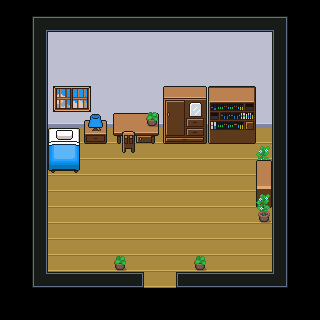

This game map was drawn from its Tiled (.tmx) file and the tilesets committed beside it. A one-line description and the full map source follow:
An orthogonal 20x20 tile map with 16x16 px tiles, 4 tile layers (Tile Layer 1, Tile Layer 2, Tile Layer 3, Tile Layer 4), 3 tilesets and 10 objects.

<map version="1.5" tiledversion="1.7.2" orientation="orthogonal" renderorder="right-down" width="20" height="20" tilewidth="16" tileheight="16" infinite="0" nextlayerid="9" nextobjectid="11">
 <tileset firstgid="1" source="aset kamar.tsx" />
 <tileset firstgid="100" source="Overworld.tsx" />
 <tileset firstgid="1540" source="aset basecamp.tsx" />
 <layer id="1" name="Tile Layer 1" width="20" height="20">
  <data encoding="csv">
0,0,0,0,0,0,0,0,0,0,0,0,0,0,0,0,0,0,0,0,
0,0,76,98,98,98,98,98,98,98,98,98,98,98,98,98,98,77,0,0,
0,0,55,1,1,1,1,1,1,1,1,1,1,1,1,1,1,55,0,0,
0,0,55,1,1,1,1,1,1,1,1,1,1,1,1,1,1,55,0,0,
0,0,55,1,1,1,1,1,1,1,1,1,1,1,1,1,1,55,0,0,
0,0,55,1,1,1,1,1,1,1,1,1,1,1,1,1,1,55,0,0,
0,0,55,1,1,1,1,1,1,1,1,1,1,1,1,1,1,55,0,0,
0,0,55,12,12,12,12,12,12,12,12,12,12,12,12,12,12,55,0,0,
0,0,55,2,2,2,2,2,2,2,2,2,2,2,2,2,2,55,0,0,
0,0,55,2,2,2,2,2,2,2,2,2,2,2,2,2,2,55,0,0,
0,0,55,2,2,2,2,2,2,2,2,2,2,2,2,2,2,55,0,0,
0,0,55,2,2,2,2,2,2,2,2,2,2,2,2,2,2,55,0,0,
0,0,55,2,2,2,2,2,2,2,2,2,2,2,2,2,2,55,0,0,
0,0,55,2,2,2,2,2,2,2,2,2,2,2,2,2,2,55,0,0,
0,0,55,2,2,2,2,2,2,2,2,2,2,2,2,2,2,55,0,0,
0,0,55,2,2,2,2,2,2,2,2,2,2,2,2,2,2,55,0,0,
0,0,55,2,2,2,2,2,2,2,2,2,2,2,2,2,2,55,0,0,
0,0,87,98,98,98,98,98,99,2,2,97,98,98,98,98,98,88,0,0,
0,0,0,0,0,0,0,0,0,0,0,0,0,0,0,0,0,0,0,0,
0,0,0,0,0,0,0,0,0,0,0,0,0,0,0,0,0,0,0,0
</data>
 </layer>
 <layer id="2" name="Tile Layer 2" width="20" height="20">
  <data encoding="csv">
0,0,0,0,0,0,0,0,0,0,0,0,0,0,0,0,0,0,0,0,
0,0,0,0,0,0,0,0,0,0,0,0,0,0,0,0,0,0,0,0,
0,0,0,0,0,0,0,0,0,0,0,0,0,0,0,0,0,0,0,0,
0,0,0,0,0,0,0,0,0,0,0,0,0,0,0,0,0,0,0,0,
0,0,0,0,0,0,0,0,0,0,0,0,0,0,0,0,0,0,0,0,
0,0,0,0,0,0,0,0,0,0,0,0,0,0,0,0,0,0,0,0,
0,0,0,0,0,0,0,0,0,0,0,0,0,0,0,0,0,0,0,0,
0,0,0,13,13,79,80,26,27,28,0,0,0,0,0,0,0,0,0,0,
0,0,0,60,61,90,91,37,38,39,0,0,0,0,0,0,0,0,0,0,
0,0,0,71,72,0,0,0,0,0,0,0,0,0,0,0,172,0,0,0,
0,0,0,82,83,0,0,0,0,0,0,0,0,0,0,0,212,0,0,0,
0,0,0,0,0,0,0,0,0,0,0,0,0,0,0,0,0,0,0,0,
0,0,0,0,0,0,0,0,0,0,0,0,0,0,0,0,0,0,0,0,
0,0,0,0,0,0,0,0,0,0,0,0,0,0,0,0,0,0,0,0,
0,0,0,0,0,0,0,0,0,0,0,0,0,0,0,0,0,0,0,0,
0,0,0,0,0,0,0,0,0,0,0,0,0,0,0,0,0,0,0,0,
0,0,0,0,0,0,0,0,0,0,0,0,0,0,0,0,0,0,0,0,
0,0,0,0,0,0,0,0,0,0,0,0,0,0,0,0,0,0,0,0,
0,0,0,0,0,0,0,0,0,0,0,0,0,0,0,0,0,0,0,0,
0,0,0,0,0,0,0,0,0,0,0,0,0,0,0,0,0,0,0,0
</data>
 </layer>
 <layer id="7" name="Tile Layer 3" width="20" height="20">
  <data encoding="csv">
0,0,0,0,0,0,0,0,0,0,0,0,0,0,0,0,0,0,0,0,
0,0,0,0,0,0,0,0,0,0,0,0,0,0,0,0,0,0,0,0,
0,0,0,0,0,0,0,0,0,0,0,0,0,0,0,0,0,0,0,0,
0,0,0,0,0,0,0,0,0,0,0,0,0,0,0,0,0,0,0,0,
0,0,0,0,0,0,0,0,0,0,0,0,0,0,0,0,0,0,0,0,
0,0,0,57,58,59,0,0,0,0,51,52,53,7,8,9,0,0,0,0,
0,0,0,68,69,70,0,0,0,0,62,63,64,18,19,20,0,0,0,0,
0,0,0,0,0,0,0,0,0,0,73,74,75,29,30,31,0,0,0,0,
0,0,0,0,0,0,0,3,4,0,84,85,86,40,41,42,0,0,0,0,
0,0,0,0,0,0,0,14,15,0,0,0,0,0,0,0,0,0,0,0,
0,0,0,0,0,0,0,0,0,0,0,0,0,0,0,0,56,0,0,0,
0,0,0,0,0,0,0,0,0,0,0,0,0,0,0,0,67,0,0,0,
0,0,0,0,0,0,0,0,0,0,0,0,0,0,0,0,78,0,0,0,
0,0,0,0,0,0,0,0,0,0,0,0,0,0,0,0,0,0,0,0,
0,0,0,0,0,0,0,0,0,0,0,0,0,0,0,0,0,0,0,0,
0,0,0,0,0,0,0,0,0,0,0,0,0,0,0,0,0,0,0,0,
0,0,0,0,0,0,0,0,0,0,0,0,0,0,0,0,0,0,0,0,
0,0,0,0,0,0,0,0,0,0,0,0,0,0,0,0,0,0,0,0,
0,0,0,0,0,0,0,0,0,0,0,0,0,0,0,0,0,0,0,0,
0,0,0,0,0,0,0,0,0,0,0,0,0,0,0,0,0,0,0,0
</data>
 </layer>
 <layer id="8" name="Tile Layer 4" width="20" height="20">
  <data encoding="csv">
0,0,0,0,0,0,0,0,0,0,0,0,0,0,0,0,0,0,0,0,
0,0,0,0,0,0,0,0,0,0,0,0,0,0,0,0,0,0,0,0,
0,0,0,0,0,0,0,0,0,0,0,0,0,0,0,0,0,0,0,0,
0,0,0,0,0,0,0,0,0,0,0,0,0,0,0,0,0,0,0,0,
0,0,0,0,0,0,0,0,0,0,0,0,0,0,0,0,0,0,0,0,
0,0,0,0,0,0,0,0,0,0,0,0,0,0,0,0,0,0,0,0,
0,0,0,0,0,0,0,0,0,0,0,0,0,0,0,0,0,0,0,0,
0,0,0,0,0,0,0,0,0,175,0,0,0,0,0,0,0,0,0,0,
0,0,0,0,0,0,0,0,0,0,0,0,0,0,0,0,0,0,0,0,
0,0,0,0,0,0,0,0,0,0,0,0,0,0,0,0,0,0,0,0,
0,0,0,0,0,0,0,0,0,0,0,0,0,0,0,0,0,0,0,0,
0,0,0,0,0,0,0,0,0,0,0,0,0,0,0,0,0,0,0,0,
0,0,0,0,0,0,0,0,0,0,0,0,0,0,0,0,172,0,0,0,
0,0,0,0,0,0,0,0,0,0,0,0,0,0,0,0,212,0,0,0,
0,0,0,0,0,0,0,0,0,0,0,0,0,0,0,0,0,0,0,0,
0,0,0,0,0,0,0,0,0,0,0,0,0,0,0,0,0,0,0,0,
0,0,0,0,0,0,0,175,0,0,0,0,175,0,0,0,0,0,0,0,
0,0,0,0,0,0,0,0,0,0,0,0,0,0,0,0,0,0,0,0,
0,0,0,0,0,0,0,0,0,0,0,0,0,0,0,0,0,0,0,0,
0,0,0,0,0,0,0,0,0,0,0,0,0,0,0,0,0,0,0,0
</data>
 </layer>
 <objectgroup id="6" name="Object Layer 1">
  <object id="1" x="160" y="85.625">
   <polygon points="0,0 47.75,-0.125 48,58.375 0,58.375" />
  </object>
  <object id="2" x="209.875" y="86">
   <polygon points="0,0 -0.125,57.375 44.25,57.75 44.375,0" />
  </object>
  <object id="3" x="113.75" y="112.625">
   <polygon points="0,0 34.125,0.125 35.375,-1.125 42.375,-1 45,0.75 45.5,21.75 44.375,23.25 41,23.125 41,30.875 38.25,31.5 36.5,30 21.25,30 21.625,39.125 20,40.375 17.875,40.125 16.875,38.625 16.875,36.125 12.375,36.125 12.375,39.125 11.125,40.125 8.875,40.125 7.625,38.875 7.5,30.625 5.75,31.25 3.75,31 2.875,30.25 2.625,23 -1.125,22.875 -1.75,1" />
  </object>
  <object id="4" x="106.875" y="121.125">
   <polygon points="0,0 0.25,22 -1.25,22.875 -22.5,22.5 -23.375,21.375 -23.125,-0.5 -22.25,-1.375 -0.875,-1.25" />
  </object>
  <object id="5" x="79.875" y="128.75">
   <polygon points="-0.25,-0.5 0.125,40.75 -2.5,43.75 -5.625,43.75 -6.875,41.875 -25,41.875 -26.125,43.875 -27.75,44.125 -29.375,41.75 -31.875,41.375 -31.875,-0.75" />
  </object>
  <object id="6" x="116.625" y="269.625">
   <polygon points="0,0 6.25,0.125 8.5,-2.125 8.25,-5.25 9.375,-6.625 9.25,-9.125 8,-9.125 8,-12.625 7.125,-14.25 0.875,-14.5 -0.75,-13.125 -1,-10.375 -2.875,-8.75 -2.875,-6 -1.625,-5.75 -1.75,-1.625" />
  </object>
  <object id="7" x="196.625" y="269.75">
   <polygon points="0,0 6.25,0.125 8.5,-2.125 8.25,-5.25 9.375,-6.625 9.25,-9.125 8,-9.125 8,-12.625 7.125,-14.25 0.875,-14.5 -0.75,-13.125 -1,-10.375 -2.875,-8.75 -2.875,-6 -1.625,-5.75 -1.75,-1.625" />
  </object>
  <object id="8" x="260.875" y="221.25">
   <polygon points="0,0 -2.125,-1.875 -2.125,-5.25 -3.5,-5.625 -3.5,-8.625 -1.125,-10.25 -4.125,-12.625 -4.5,-14.875 -3.5,-15.75 -3.5,-17.625 -5.375,-18.25 -5,-19.875 -2.75,-21.5 -1.5,-26.25 0.5,-28 8.25,-28.25 9.5,-25.75 8.375,-19.875 6.875,-16.625 9.625,-14.625 6.125,-10.5 9,-8.375 9.25,-5.25 7.375,0.125" />
  </object>
  <object id="9" x="260.5" y="173.75">
   <polygon points="0,0 -2.125,-1.875 -2.125,-5.25 -3.5,-5.625 -3.5,-8.625 -1.125,-10.25 -4.125,-12.625 -4.5,-14.875 -3.5,-15.75 -3.5,-17.625 -5.375,-18.25 -5,-19.875 -2.75,-21.5 -1.5,-26.25 0.5,-28 8.25,-28.25 9.5,-25.75 8.375,-19.875 6.875,-16.625 9.625,-14.625 6.125,-10.5 9,-8.375 9.25,-5.25 7.375,0.125" />
  </object>
  <object id="10" x="255.625" y="160.625">
   <polygon points="0.375,-0.75 0.375,46.5 16.125,46.875 16.375,-0.625" />
  </object>
 </objectgroup>
</map>
